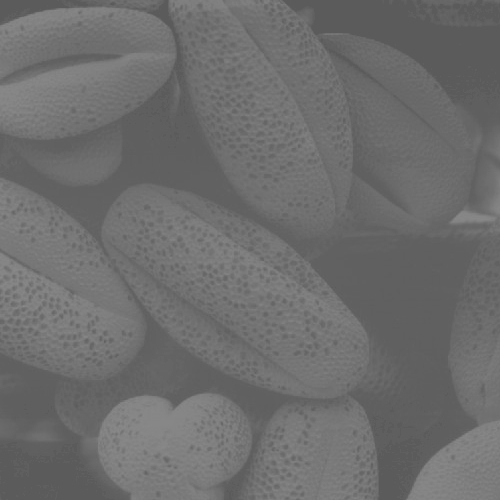
#> input picture Lab/Immagini/granelli.jpg, 500 x 500 px, found by its file name; its folder holds 5 pictures in this run
$ python '1)offsetScript.py'
#> lines starting #> are read from the running program, lines starting #| are printed output that depends on the picture
# -*- coding: utf-8 -*-

import numpy as np # importa Numpy
import matplotlib.pyplot as plt # importa Matplotlib
import scipy.ndimage as ndi # importa Scipy per le immagini
import skimage.io as io # importa il modulo Input/Output di SK-Image
from pathlib import Path
import myLibreria

path_immagini = Path(r"C:\Users\lucia\Desktop\FilePc\Uni\Magistrale\ESM\Laboratorio\Immagini")

"""
Offset positivo

"""
x = io.imread(path_immagini/"granelli.jpg")
#> x is the input picture: shape (500, 500); min 90, max 138, mean 109.1
x = np.float64(x)

plt.figure('granelli')
plt.subplot(1,2,1); plt.imshow(x, clim=(0,255), cmap='gray');plt.colorbar()
plt.subplot(1,2,2); plt.hist(x.flatten(), bins = 256); plt.xlim((0,255))

xoff = x - 50
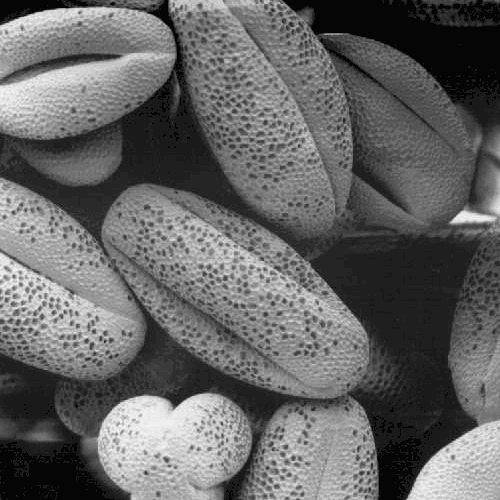
#> xoff: shape (500, 500) float64; min 40, max 88, mean 59.1; drawn with min black and max white
#> `# plt.imshow(y,clim=[0,255],cmap='gray'); plt.title('traslata');`:
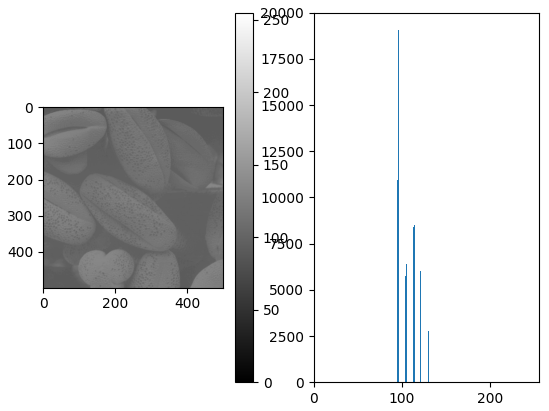
#> figure drawn by matplotlib, 3 panels; panel 3: tallest bar 19057 high, from x = 96 to 96.19
#> `# plt.imshow(y,clim=[0,255],cmap='gray'); plt.title('traslata');`:
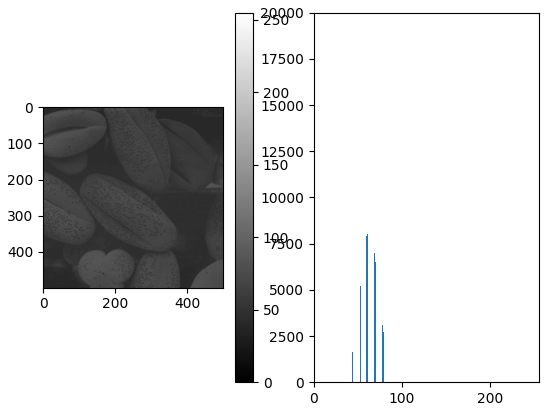
#> figure drawn by matplotlib, 3 panels; panel 3: tallest bar 19057 high, from x = 46 to 46.19
plt.figure('granelli_offset_xlim')
plt.subplot(1,2,1);plt.imshow(xoff, clim = (0,255), cmap='gray');plt.colorbar()
plt.subplot(1,2,2);plt.hist(xoff.flatten(), bins = 256); plt.xlim((0,255))


"""
Offset negativo

"""
# [157 lines of commented-out code are left out]
